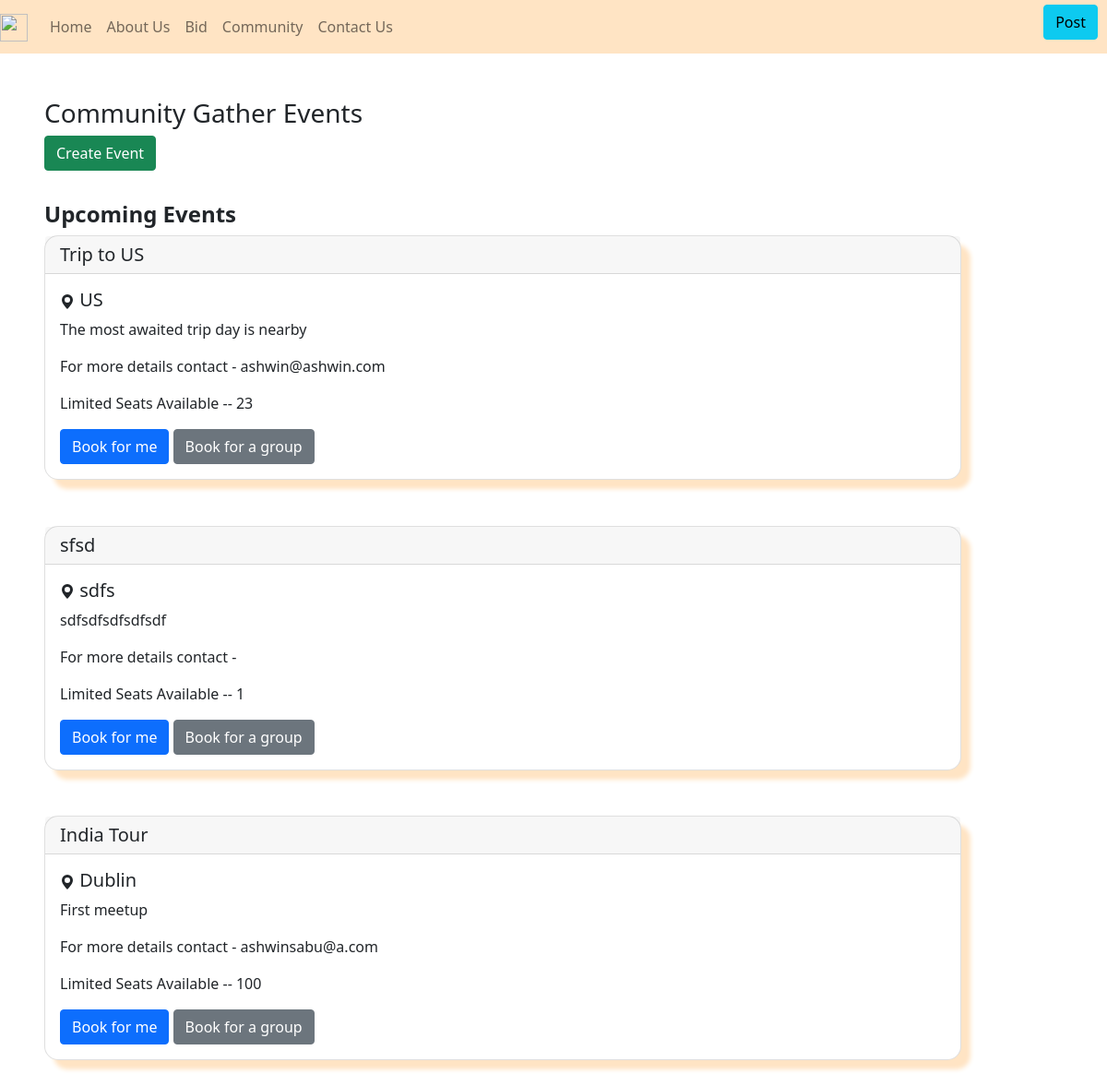
/community/ (signed in), run on an earlier commit of the app's database.
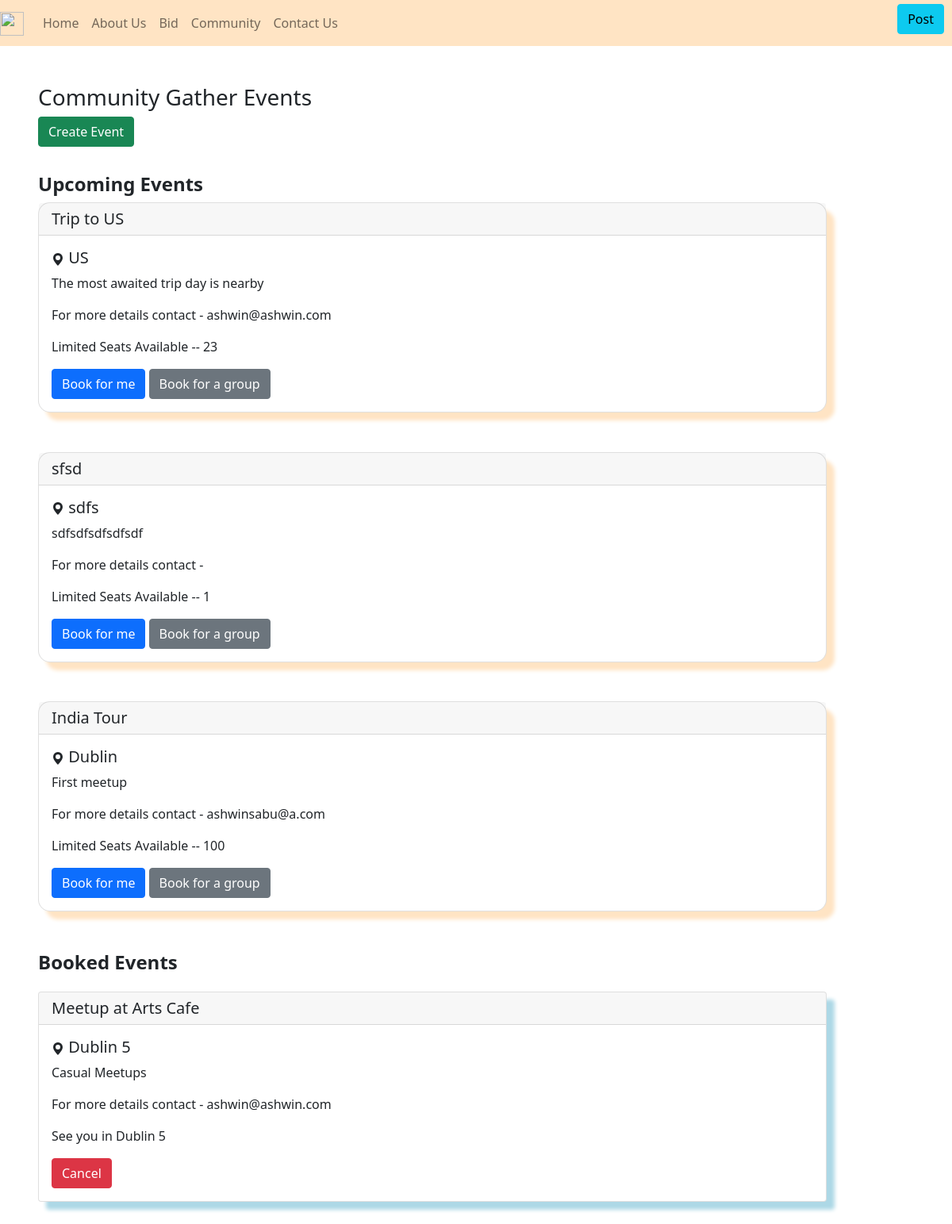
And on a later commit of the database.
### community/models.py (models this page shows, shortened)
class Community(models.Model):
    heading=models.CharField(max_length=30)
    location=models.CharField(max_length=30)
    subline=models.CharField(max_length=200)
    seats = models.IntegerField()
    user_id =models.ForeignKey(User, on_delete=models.CASCADE,null=True)

### community/views.py (the view, shortened to what this page needs)
# urls.py: path('', views.communityPageView, name='index_comm'),
def communityPageView(request):
    if request.user.is_authenticated:
        participants=Participants.objects.filter(user_id=request.user).values_list('community_id', flat=True).distinct()
        communities_registered = Community.objects.filter(id__in=participants)
        communities_notregistered = Community.objects.exclude(id__in=participants).exclude(seats=0)
        context= {
            "community":communities_notregistered,
            "communities_registered":communities_registered,
            "participants":participants
        }
        return render(request, 'index_comm.html',context)
    else:
        return redirect('login')

### community/templates/index_comm.html (shortened to what this page needs)
<!doctype html>
<html lang="en">
<head>
  <link href="https://cdn.jsdelivr.net/npm/bootstrap@5.0.2/dist/css/bootstrap.min.css" rel="stylesheet"
>
</head>
<body>
  {% extends 'users/header.html' %}
  {% block content %}
  <div style="margin: 4%;">
    <div style="margin-bottom: 3%;">
      <h3>Community Gather Events</h3>
      {% if request.user.is_staff %}
      <a class="btn btn-success" href="{% url 'create_event' %}">Create Event</a>
      {% endif %}
    </div>
    <div style="margin-right: 10%;">
      {% if community %}
      <h4><b>Upcoming Events</b></h4>
      {% for x in community %}
      <div class="card" style="box-shadow: 10px 10px 5px bisque;margin-bottom: 5%;border-radius: 15px;">
        <h5 class="card-header">{{x.heading}}</h5>
        <div class="card-body">
          <h5 class="card-title"><svg xmlns="http://www.w3.org/2000/svg" width="16" height="16" fill="currentColor"
              class="bi bi-geo-alt-fill" viewBox="0 0 16 16">
              <path d="M8 16s6-5.686 6-10A6 6 0 0 0 2 6c0 4.314 6 10 6 10m0-7a3 3 0 1 1 0-6 3 3 0 0 1 0 6" />
            </svg> {{x.location}}</h5>
          <p class="card-text">{{x.subline}}</p>
          <p class="card-text">For more details contact - {{x.user_id.email}}</p>
          <p class="font-weight-light">Limited Seats Available -- {{x.seats}}</p>
          <form method="post">
            <button type="submit" name="book_me" class="btn btn-primary">Book for me</button>
            <a type="submit" name="group" href="/community/book/{{x.id}}" class="btn btn-secondary">Book for a group</a>
          </form>
        </div>
      </div>
      {% endfor %}
      {% endif %}
    </div>
    <div style="margin-top: 4%;">
      {% if communities_registered %}
      <h4><b>Booked Events</b></h4>
      {% for x in communities_registered %}
      <div class="card" style="margin-top: 2%;box-shadow: 10px 10px 5px lightblue;margin-right: 10%;">
        <h5 class="card-header">{{x.heading}}</h5>
        <div class="card-body">
          <h5 class="card-title"><svg xmlns="http://www.w3.org/2000/svg" width="16" height="16" fill="currentColor"
              class="bi bi-geo-alt-fill" viewBox="0 0 16 16">
              <path d="M8 16s6-5.686 6-10A6 6 0 0 0 2 6c0 4.314 6 10 6 10m0-7a3 3 0 1 1 0-6 3 3 0 0 1 0 6" />
            </svg> {{x.location}}</h5>
          <p class="card-text">{{x.subline}}</p>
          <p class="card-text">For more details contact - {{x.user_id.email}}</p>
          <p class="font-weight-light">See you in {{x.location}}</p>
          <form method="post">
            <button type="submit" name="cancel" class="btn btn-danger">Cancel </button>
          </form>
        </div>
      </div>
      {% endfor %}
      {% endif %}
    </div>
  </div>
  {% endblock content %}

### artsforum/templates/users/header.html (shortened to what this page needs)
<header>
  <div>
    <nav class="navbar navbar-expand-lg navbar-light " style="background-color: bisque;">
      <a class="navbar-brand" href="#">
        <img
          src="https://img.freepik.com/free-vector/illustration-paint-colour_53876-5925.jpg?t=st=1710510861~exp=1710514461~hmac=4833777105516f3f19138fe7490d7a82ba9c9c59425d66b35ef5bbd65df6923b&w=740"
          width="30" height="30" alt="">
      </a>
      <div class="collapse navbar-collapse" id="navbarNav">
        <ul class="navbar-nav">
          <li class="nav-item active">
            <a class="nav-link" href="{% url 'index' %}">Home</a>
          </li>
          <li class="nav-item active">
            <a class="nav-link" href="{% url 'about' %}">About Us</a>
          </li>
          <li class="nav-item active">
            <a class="nav-link" href="{% url 'bid_index' %}">Bid</a>
          </li>
          <li class="nav-item active">
            <a class="nav-link" href="{% url 'index_comm' %}">Community</a>
          </li>
          <li class="nav-item active">
            <a class="nav-link" href="{% url 'contact' %}">Contact Us</a>
          </li>
          <div style="position: absolute; right: 10px; top: 5px;">
            <a type="button" class="btn btn-info" href="{% url 'post' %}">Post</a>
          </div>
        </ul>
      </div>
    </nav>
  </div>
</header>
{% block content %}
{% endblock content %}

What changed in the data, as far as the page shows it:
added Community: heading "Meetup at Arts Cafe", location "Dublin 5", subline "Casual Meetups", user_id.email "ashwin@ashwin.com", shown under "Booked Events"
Also different on the page:
text now shown: "Booked Events"
